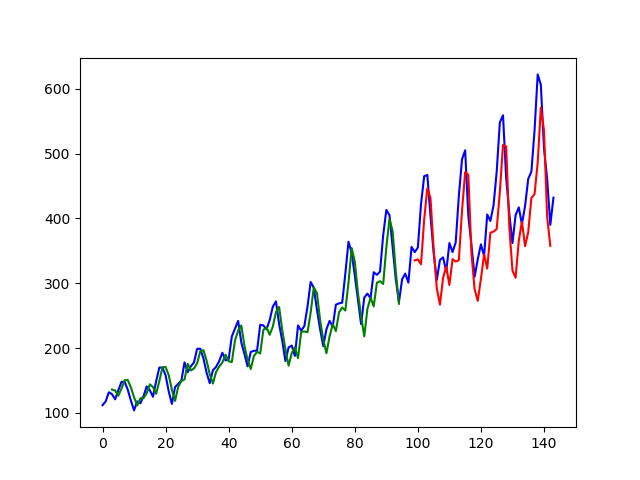

The script that saved this image:
# -*- coding:utf-8 -*-
"""
@Author：Charles Van
@E-mail:  [email redacted]
@Time：2019/4/9 10:52
@Project:DeepLearning-Keras
@Filename:LSTM_regression_window.py
"""


import numpy as np
from matplotlib import pyplot as plt
from pandas import read_csv
import math
from keras.models import Sequential
from keras.layers import Dense
from keras.layers import LSTM
from sklearn.preprocessing import MinMaxScaler
from sklearn.metrics import mean_squared_error

seed = 7
batch_size = 1
epochs = 100
filename = 'international-airline-passengers.csv'
footer = 3
look_back=3

def create_dataset(dataset):
    dataX, dataY = [], []
    for i in range(len(dataset) - look_back - 1):
        x = dataset[i: i + look_back, 0]
        dataX.append(x)
        y = dataset[i + look_back, 0]
        dataY.append(y)
        print('X: %s, Y: %s' % (x, y))
    return np.array(dataX), np.array(dataY)

def build_model():
    model = Sequential()
    model.add(LSTM(units=4, input_shape=(1, look_back)))
    model.add(Dense(units=1))
    model.compile(loss='mean_squared_error', optimizer='adam')
    return model

if __name__ == '__main__':

    # 设置随机种子
    np.random.seed(seed)

    # 导入数据
    data = read_csv(filename, usecols=[1], engine='python', skipfooter=footer)
    dataset = data.values.astype('float32')
    # 标准化数据
    scaler = MinMaxScaler()
    dataset = scaler.fit_transform(dataset)
    train_size = int(len(dataset) * 0.67)
    validation_size = len(dataset) - train_size
    train, validation = dataset[0: train_size, :], dataset[train_size: len(dataset), :]

    # 创建dataset，让数据产生相关性
    X_train, y_train = create_dataset(train)
    X_validation, y_validation = create_dataset(validation)

    # 将输入转化成为【sample， time steps, feature]
    X_train = np.reshape(X_train, (X_train.shape[0], 1, X_train.shape[1]))
    X_validation = np.reshape(X_validation, (X_validation.shape[0], 1, X_validation.shape[1]))

    # 训练模型
    model = build_model()
    model.fit(X_train, y_train, epochs=epochs, batch_size=batch_size, verbose=2)

    # 模型预测数据
    predict_train = model.predict(X_train)
    predict_validation = model.predict(X_validation)

    # 反标准化数据 --- 目的是保证MSE的准确性
    predict_train = scaler.inverse_transform(predict_train)
    y_train = scaler.inverse_transform([y_train])
    predict_validation = scaler.inverse_transform(predict_validation)
    y_validation = scaler.inverse_transform([y_validation])

    # 评估模型
    train_score = math.sqrt(mean_squared_error(y_train[0], predict_train[:, 0]))
    print('Train Score: %.2f RMSE' % train_score)
    validation_score = math.sqrt(mean_squared_error(y_validation[0], predict_validation[:, 0]))
    print('Validatin Score: %.2f RMSE' % validation_score)

    # 构建通过训练集进行预测的图表数据
    predict_train_plot = np.empty_like(dataset)
    predict_train_plot[:, :] = np.nan
    predict_train_plot[look_back:len(predict_train) + look_back, :] = predict_train

    # 构建通过评估数据集进行预测的图表数据
    predict_validation_plot = np.empty_like(dataset)
    predict_validation_plot[:, :] = np.nan
    predict_validation_plot[len(predict_train) + look_back * 2 + 1:len(dataset) - 1, :] = predict_validation

    # 图表显示
    dataset = scaler.inverse_transform(dataset)
    plt.plot(dataset, color='blue')
    plt.plot(predict_train_plot, color='green')
    plt.plot(predict_validation_plot, color='red')
    plt.savefig("LSTM_regression_window.png")
    plt.show()